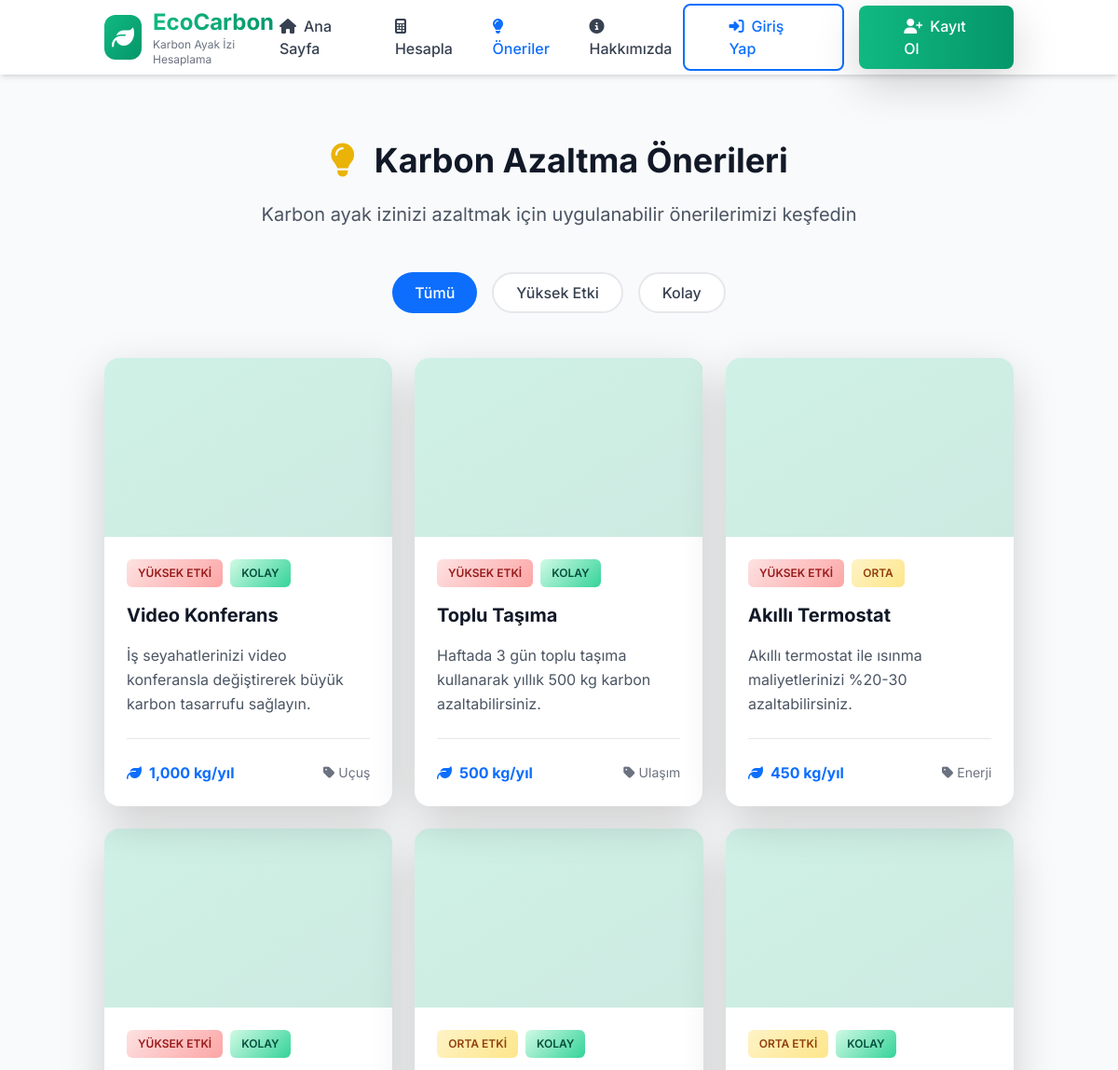
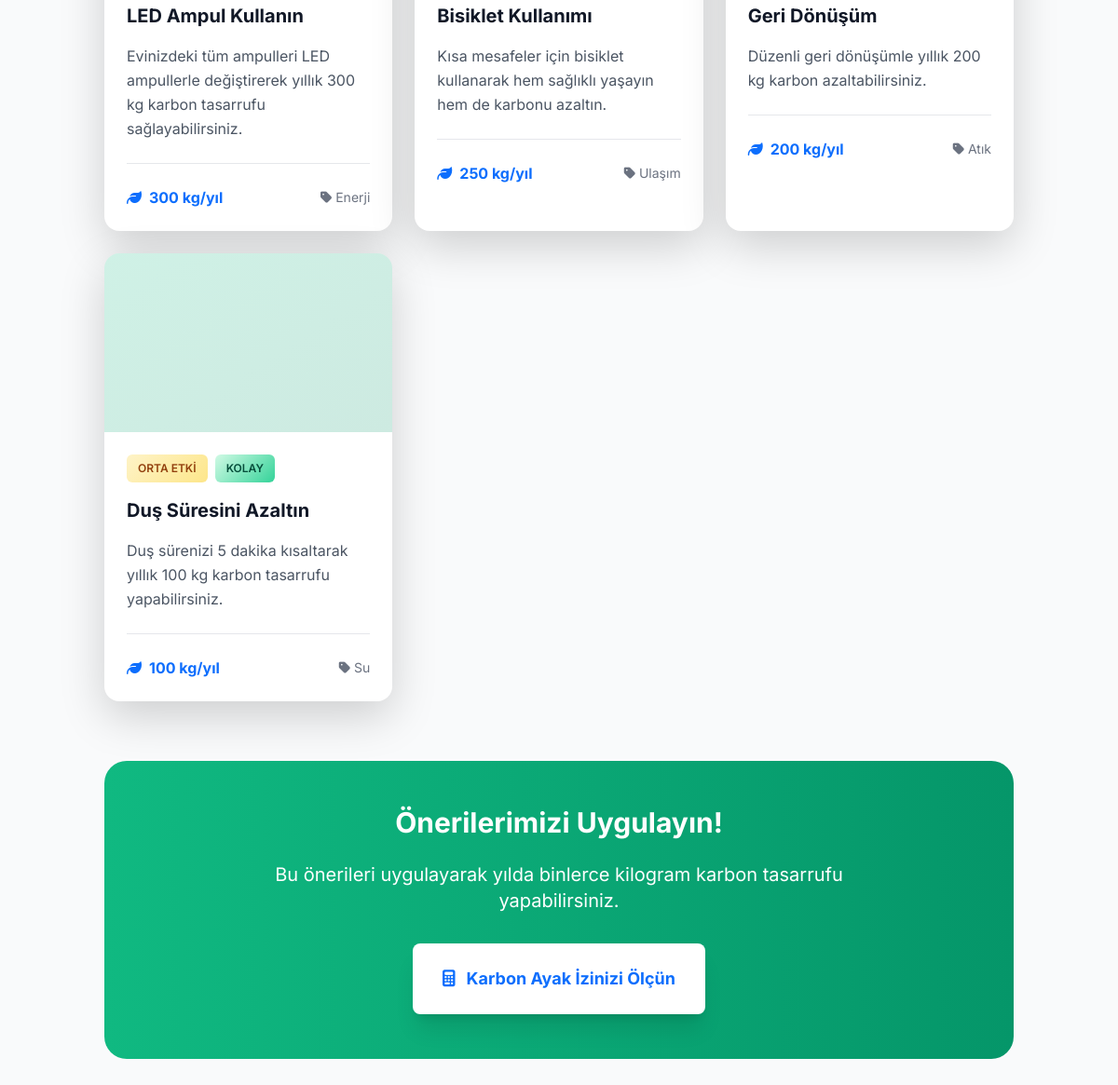
/?page=tips, run on the app's committed database (2 pictures, top to bottom).
### tables this page shows
CREATE TABLE IF NOT EXISTS reduction_tips (
    id INT AUTO_INCREMENT PRIMARY KEY,
    category_id INT NOT NULL,
    title VARCHAR(200) NOT NULL,
    description TEXT NOT NULL,
    impact_level ENUM('low', 'medium', 'high') DEFAULT 'medium',
    difficulty ENUM('easy', 'moderate', 'hard') DEFAULT 'moderate',
    estimated_reduction_kg DECIMAL(10,2),
    image VARCHAR(255),
    is_active TINYINT(1) DEFAULT 1,
    created_at TIMESTAMP DEFAULT CURRENT_TIMESTAMP,
    FOREIGN KEY (category_id) REFERENCES calculation_categories(id) ON DELETE CASCADE,
    INDEX idx_category_active (category_id, is_active)
);

CREATE TABLE IF NOT EXISTS calculation_categories (
    id INT AUTO_INCREMENT PRIMARY KEY,
    name VARCHAR(100) NOT NULL,
    description TEXT,
    icon VARCHAR(50),
    color VARCHAR(20),
    created_at TIMESTAMP DEFAULT CURRENT_TIMESTAMP
);

### config/config.php (called while the page is built, shortened)
<?php
function isLoggedIn() {
    return isset($_SESSION['user_id']) && !empty($_SESSION['user_id']);
}
?>

### pages/tips.php (the view, shortened to what this page needs)
<?php
$database = new Database();
$db = $database->getConnection();
$query = "SELECT rt.*, cc.name as category_name, cc.icon as category_icon, cc.color as category_color
          FROM reduction_tips rt
          LEFT JOIN calculation_categories cc ON rt.category_id = cc.id
          WHERE rt.is_active = 1
          ORDER BY rt.impact_level DESC, rt.estimated_reduction_kg DESC";
$stmt = $db->prepare($query);
$stmt->execute();
$tips = $stmt->fetchAll();
?>
<section class="py-12 bg-gray-50 min-h-screen">
    <div class="container mx-auto px-4">
        <div class="text-center mb-12" data-aos="fade-up">
            <h1 class="text-4xl font-bold text-gray-900 mb-4">
                <i class="fas fa-lightbulb text-yellow-500 mr-3"></i>
                Karbon Azaltma Önerileri
            </h1>
            <p class="text-xl text-gray-600 max-w-3xl mx-auto">
                Karbon ayak izinizi azaltmak için uygulanabilir önerilerimizi keşfedin
            </p>
        </div>
        <div class="flex flex-wrap justify-center gap-3 mb-12" data-aos="fade-up">
            <button class="filter-btn active px-6 py-2 bg-primary text-white rounded-full font-medium transition-all duration-300" data-filter="all">
                Tümü
            </button>
            <button class="filter-btn px-6 py-2 bg-white text-gray-700 rounded-full font-medium border-2 border-gray-200 hover:border-primary transition-all duration-300" data-filter="high">
                Yüksek Etki
            </button>
            <button class="filter-btn px-6 py-2 bg-white text-gray-700 rounded-full font-medium border-2 border-gray-200 hover:border-primary transition-all duration-300" data-filter="easy">
                Kolay
            </button>
        </div>
        <div class="grid grid-cols-1 md:grid-cols-2 lg:grid-cols-3 gap-6">
            <?php foreach($tips as $tip):
                $impactClass = $tip['impact_level'] === 'high' ? 'badge-danger' :
                              ($tip['impact_level'] === 'medium' ? 'badge-warning' : 'badge-success');
                $difficultyClass = $tip['difficulty'] === 'hard' ? 'badge-danger' :
                                  ($tip['difficulty'] === 'moderate' ? 'badge-warning' : 'badge-success');
            ?>
            <div class="tip-card bg-white rounded-2xl shadow-lg overflow-hidden hover:shadow-2xl transition-all duration-300 transform hover:-translate-y-2"
                 data-impact="<?php echo $tip['impact_level']; ?>"
                 data-difficulty="<?php echo $tip['difficulty']; ?>"
                 data-aos="fade-up">
                <div class="h-48 bg-gradient-to-br from-primary/20 to-secondary/20 flex items-center justify-center">
                    <i class="<?php echo $tip['category_icon']; ?> text-6xl" style="color: <?php echo $tip['category_color']; ?>"></i>
                </div>
                <div class="p-6">
                    <div class="flex items-center gap-2 mb-3">
                        <span class="badge-custom <?php echo $impactClass; ?>">
                            <?php echo $tip['impact_level'] === 'high' ? 'Yüksek Etki' :
                                      ($tip['impact_level'] === 'medium' ? 'Orta Etki' : 'Düşük Etki'); ?>
                        </span>
                        <span class="badge-custom <?php echo $difficultyClass; ?>">
                            <?php echo $tip['difficulty'] === 'hard' ? 'Zor' :
                                      ($tip['difficulty'] === 'moderate' ? 'Orta' : 'Kolay'); ?>
                        </span>
                    </div>
                    <h3 class="text-xl font-bold text-gray-900 mb-3"><?php echo htmlspecialchars($tip['title']); ?></h3>
                    <p class="text-gray-600 mb-4 leading-relaxed"><?php echo htmlspecialchars($tip['description']); ?></p>
                    <div class="flex items-center justify-between pt-4 border-t border-gray-200">
                        <div class="flex items-center text-primary">
                            <i class="fas fa-leaf mr-2"></i>
                            <span class="font-bold"><?php echo number_format($tip['estimated_reduction_kg'], 0); ?> kg/yıl</span>
                        </div>
                        <span class="text-sm text-gray-500">
                            <i class="fas fa-tag mr-1"></i><?php echo htmlspecialchars($tip['category_name']); ?>
                        </span>
                    </div>
                </div>
            </div>
            <?php endforeach; ?>
        </div>
        <div class="mt-16 bg-gradient-to-r from-primary to-secondary rounded-3xl p-12 text-white text-center" data-aos="zoom-in">
            <h2 class="text-3xl font-bold mb-4">Önerilerimizi Uygulayın!</h2>
            <p class="text-xl mb-8 max-w-2xl mx-auto">
                Bu önerileri uygulayarak yılda binlerce kilogram karbon tasarrufu yapabilirsiniz.
            </p>
            <a href="?page=calculator" class="inline-flex items-center bg-white text-primary px-8 py-4 rounded-lg font-bold text-lg hover:bg-gray-100 transition-all duration-300 transform hover:scale-105 shadow-xl">
                <i class="fas fa-calculator mr-3"></i>
                Karbon Ayak İzinizi Ölçün
            </a>
        </div>
    </div>
</section>

### modules/_header.php (shortened to what this page needs)
<!DOCTYPE html>
<html lang="tr">
<head>
    <script src="https://cdn.tailwindcss.com"></script>
    <link href="https://cdn.jsdelivr.net/npm/bootstrap@5.3.2/dist/css/bootstrap.min.css" rel="stylesheet">
    <link rel="stylesheet" href="https://cdnjs.cloudflare.com/ajax/libs/font-awesome/6.4.2/css/all.min.css">
    <link href="https://unpkg.com/aos@2.3.1/dist/aos.css" rel="stylesheet">
    <link rel="stylesheet" href="assets/css/style.css">
</head>
<body class="bg-gray-50 font-sans">

### modules/_navbar.php (shortened to what this page needs)
<nav class="bg-white shadow-md sticky top-0 z-40">
    <div class="container mx-auto px-4">
        <div class="flex justify-between items-center h-20">
            <a href="<?php echo SITE_URL; ?>" class="flex items-center space-x-3 group">
                <div class="bg-gradient-to-br from-primary to-secondary rounded-xl p-2 group-hover:scale-110 transition-transform duration-300">
                    <i class="fas fa-leaf text-white text-2xl"></i>
                </div>
                <div>
                    <h1 class="text-2xl font-bold bg-gradient-to-r from-primary to-secondary bg-clip-text text-transparent">
                    </h1>
                    <p class="text-xs text-gray-500">Karbon Ayak İzi Hesaplama</p>
                </div>
            </a>
            <div class="hidden lg:flex items-center space-x-8">
                <a href="<?php echo SITE_URL; ?>?page=home" class="nav-link text-gray-700 hover:text-primary font-medium transition-colors duration-300">
                    <i class="fas fa-home mr-2"></i>Ana Sayfa
                </a>
                <a href="<?php echo SITE_URL; ?>?page=calculator" class="nav-link text-gray-700 hover:text-primary font-medium transition-colors duration-300">
                    <i class="fas fa-calculator mr-2"></i>Hesapla
                </a>
                <a href="<?php echo SITE_URL; ?>?page=tips" class="nav-link text-gray-700 hover:text-primary font-medium transition-colors duration-300">
                    <i class="fas fa-lightbulb mr-2"></i>Öneriler
                </a>
                <a href="<?php echo SITE_URL; ?>?page=about" class="nav-link text-gray-700 hover:text-primary font-medium transition-colors duration-300">
                    <i class="fas fa-info-circle mr-2"></i>Hakkımızda
                </a>
            </div>
            <div class="hidden lg:flex items-center space-x-4">
                <?php if(isLoggedIn()): ?>
                    <div class="flex items-center space-x-3">
                        <div class="relative group">
                            <button class="flex items-center space-x-3 px-4 py-2 bg-gradient-to-r from-primary/10 to-secondary/10 hover:from-primary/20 hover:to-secondary/20 rounded-full transition-all duration-300 border-2 border-primary/20">
                                <div class="w-10 h-10 rounded-full bg-gradient-to-br from-primary to-secondary flex items-center justify-center text-white font-bold text-lg">
                                    <?php echo strtoupper(substr(getFullName(), 0, 1)); ?>
                                </div>
                                <div class="text-left">
                                    <div class="text-sm font-bold text-gray-800"><?php echo htmlspecialchars(getFullName()); ?></div>
                                    <div class="text-xs text-gray-500">@<?php echo htmlspecialchars(getUserName()); ?></div>
                                </div>
                                <i class="fas fa-chevron-down text-gray-600 text-xs"></i>
                            </button>
                            <div class="absolute right-0 mt-2 w-64 bg-white rounded-xl shadow-2xl border border-gray-200 opacity-0 invisible group-hover:opacity-100 group-hover:visible transition-all duration-300 z-50">
                                <div class="p-3 border-b border-gray-100">
                                    <p class="font-bold text-gray-900"><?php echo htmlspecialchars(getFullName()); ?></p>
                                    <p class="text-sm text-gray-500"><?php echo htmlspecialchars($_SESSION['email'] ?? ''); ?></p>
                                </div>
                                <div class="py-2">
                                    <a href="<?php echo SITE_URL; ?>?page=dashboard" class="flex items-center px-4 py-3 text-gray-700 hover:bg-primary/10 transition-colors">
                                        <i class="fas fa-tachometer-alt w-5 mr-3 text-primary"></i>
                                        Dashboard
                                    </a>
                                    <a href="<?php echo SITE_URL; ?>?page=profile" class="flex items-center px-4 py-3 text-gray-700 hover:bg-primary/10 transition-colors">
                                        <i class="fas fa-user-edit w-5 mr-3 text-primary"></i>
                                        Profili Düzenle
                                    </a>
                                    <a href="<?php echo SITE_URL; ?>?page=calculator" class="flex items-center px-4 py-3 text-gray-700 hover:bg-primary/10 transition-colors">
                                        <i class="fas fa-calculator w-5 mr-3 text-primary"></i>
                                        Hesaplama Yap
                                    </a>
                                </div>
                                <div class="p-2 border-t border-gray-100">
                                    <button onclick="logout()" class="w-full flex items-center px-4 py-3 text-red-600 hover:bg-red-50 rounded-lg transition-colors">
                                        <i class="fas fa-sign-out-alt w-5 mr-3"></i>
                                        Çıkış Yap
                                    </button>
                                </div>
                            </div>
                        </div>
                    </div>
                <?php else: ?>
                    <a href="<?php echo SITE_URL; ?>?page=login" class="px-5 py-2.5 text-primary border-2 border-primary hover:bg-primary hover:text-white rounded-lg font-medium transition-all duration-300 transform hover:scale-105">
                        <i class="fas fa-sign-in-alt mr-2"></i>Giriş Yap
                    </a>
                    <a href="<?php echo SITE_URL; ?>?page=register" class="px-5 py-2.5 bg-gradient-to-r from-primary to-secondary text-white rounded-lg font-medium shadow-lg hover:shadow-xl transition-all duration-300 transform hover:scale-105">
                        <i class="fas fa-user-plus mr-2"></i>Kayıt Ol
                    </a>
                <?php endif; ?>
            </div>
        </div>
    </div>
</nav>

### index.php (shortened to what this page needs)
<?php
require_once "config/config.php";
include("modules/_header.php");
include("modules/_navbar.php");
if(isset($_GET["page"])){
    $page = $_GET["page"];
    $url_parts = parse_url($page);
    if(isset($url_parts['query'])){
        parse_str($url_parts['query'], $query_params);
        $current_get = $_GET;
        $_GET = array_merge($current_get, $query_params);
        $_GET["page"] = $url_parts["path"];
        if (!file_exists("pages/".$url_parts["path"].".php")) {
            include("pages/home.php");
        } else {
            include("pages/".$url_parts["path"].".php");
        }
    } else {
        if (!file_exists("pages/".$_GET["page"].".php")) {
            include("pages/home.php");
        } else {
            include("pages/".$_GET["page"].".php");
        }
    }
} else {
    include("pages/home.php");
}
include("modules/_footer.php");
?>

### modules/_footer.php (shortened to what this page needs)
</body>
</html>

### assets/css/style.css (style rules this page uses)
:root { --primary: #10B981; --secondary: #059669; --accent: #34D399; --dark: #064E3B; }
* { margin: 0; padding: 0; box-sizing: border-box; }
body { font-family: 'Inter', sans-serif; overflow-x: hidden; }
html { scroll-behavior: smooth; }
.nav-link { position: relative; display: inline-block; }
.nav-link::after { content: ''; position: absolute; width: 0; height: 2px; bottom: -5px; left: 0; background: var(--primary); transition: width 0.3s ease; }
.badge-custom { padding: 6px 12px; border-radius: 6px; font-weight: 600; font-size: 12px; text-transform: uppercase; }
.badge-success { background: linear-gradient(135deg, #d1fae5, var(--accent)); color: var(--dark); }
.badge-warning { background: linear-gradient(135deg, #fef3c7, #fde68a); color: #92400e; }
.badge-danger { background: linear-gradient(135deg, #fee2e2, #fca5a5); color: #991b1b; }

### data on the page
reduction_tips: impact_level "YÜKSEK ETKI", difficulty "KOLAY", title "Video Konferans", description "İş seyahatlerinizi video konferansla değiştirerek büyük karbon tasarrufu sağlayın.", estimated_reduction_kg "1,000", category.name "Uçuş"
reduction_tips: impact_level "YÜKSEK ETKI", difficulty "KOLAY", title "Toplu Taşıma", description "Haftada 3 gün toplu taşıma kullanarak yıllık 500 kg karbon azaltabilirsiniz.", estimated_reduction_kg "500", category.name "Ulaşım"
reduction_tips: impact_level "YÜKSEK ETKI", difficulty "ORTA", title "Akıllı Termostat", description "Akıllı termostat ile ısınma maliyetlerinizi %20-30 azaltabilirsiniz.", estimated_reduction_kg "450", category.name "Enerji"
reduction_tips: impact_level "YÜKSEK ETKI", difficulty "KOLAY", title "LED Ampul Kullanın", description "Evinizdeki tüm ampulleri LED ampullerle değiştirerek yıllık 300 kg karbon tasarrufu sağlayabilirsiniz.", estimated_reduction_kg "300", category.name "Enerji"
reduction_tips: impact_level "ORTA ETKI", difficulty "KOLAY", title "Bisiklet Kullanımı", description "Kısa mesafeler için bisiklet kullanarak hem sağlıklı yaşayın hem de karbonu azaltın.", estimated_reduction_kg "250", category.name "Ulaşım"
reduction_tips: impact_level "ORTA ETKI", difficulty "KOLAY", title "Geri Dönüşüm", description "Düzenli geri dönüşümle yıllık 200 kg karbon azaltabilirsiniz.", estimated_reduction_kg "200", category.name "Atık"
reduction_tips: impact_level "ORTA ETKI", difficulty "KOLAY", title "Duş Süresini Azaltın", description "Duş sürenizi 5 dakika kısaltarak yıllık 100 kg karbon tasarrufu yapabilirsiniz.", estimated_reduction_kg "100", category.name "Su"
